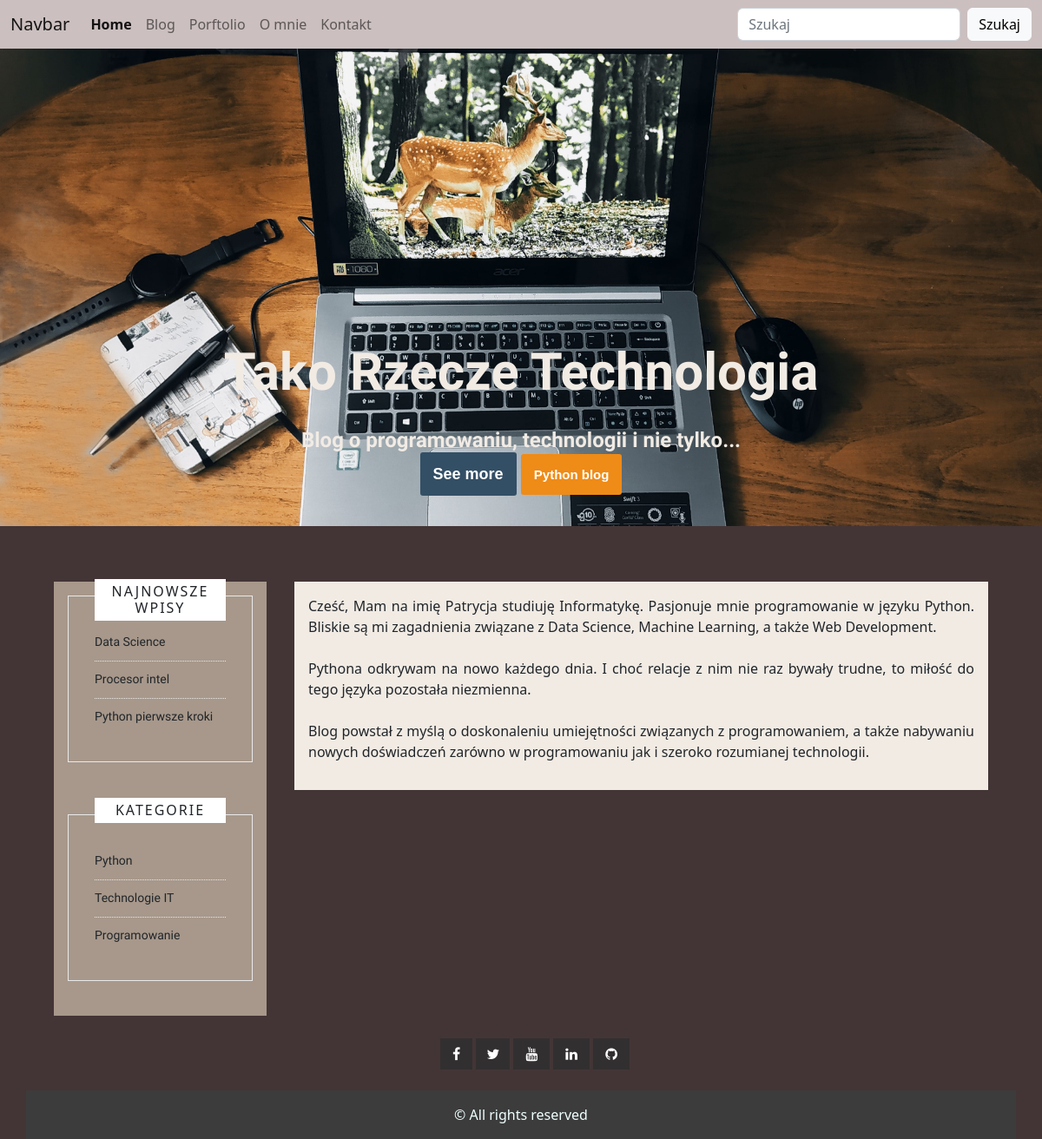
The page /o_mnie/ on the database its author committed.
### blog/models.py (models this page shows, shortened)
class Post (models.Model):
    autor = models.ForeignKey(Profile, on_delete=models.PROTECT)
    tytul = models.CharField(max_length=250)
    slug = models.SlugField(max_length=255, unique=True)
    tresc = models.TextField()
    data_utworzenia = models.DateTimeField(auto_now_add=True)
    data_modyfikacji = models.DateTimeField(auto_now=True)
    data_publikacji = models.DateTimeField(blank=True,null=True)
    czy_opublikowane = models.BooleanField(default=False)
    img = models.ImageField(upload_to='pictures',blank=True,null=True)
    kategoria = models.ForeignKey(Kategorie,on_delete=models.CASCADE)
    class Meta:
        ordering = ['-data_publikacji']

class Kategorie(models.Model):
    kategoria = models.CharField(max_length=150)

### blog/context_processor.py (called while the page is built)
def postlist(request):
    posts=Post.objects.all().order_by('-data_utworzenia')
    return {'posts':posts}

def kategorie_widok(request):
    kategorie = Kategorie.objects.all()
    return {'kategorie':kategorie}

### blog/templates/blog/omnie.html
{% extends 'blog/home.html' %}
{% block side %}
    {% for post in posts %}
        {% if  forloop.counter <= 5 %}
                <li><a href="{% url 'post_detail' post.slug  %}">{{post.tytul}}</a></li>
        {% endif %}
    {% endfor %}
{% endblock side %}
{% block secondside %}
{% for kategoria in kategorie %}
    <li class="cat-item cat-item-16"><a href="{% url 'kategorie' kategoria.id %}" name ='python'>{{kategoria.kategoria}}</a></li>
{% endfor %}
{% endblock secondside %}
{% block content %}
<p style="text-align:justify;">
    Cześć, Mam na imię Patrycja studiuję Informatykę. Pasjonuje mnie programowanie w języku Python.
    Bliskie są mi zagadnienia związane z Data Science, Machine Learning, a także Web Development.<br><br>
    Pythona odkrywam na nowo każdego dnia. I choć relacje z nim nie raz bywały trudne, to miłość do tego języka
    pozostała niezmienna.<br><br>
    Blog powstał z myślą o doskonaleniu umiejętności związanych z programowaniem, a także nabywaniu nowych
    doświadczeń zarówno w programowaniu jak i szeroko rozumianej technologii.
</p>
{% endblock content %}

### blog/static/css/styles.css (style rules this page uses)
body { font-family: 'Lato', sans-serif; color: #FFF; background: #322f30; -webkit-font-smoothing: antialiased; }
a { text-decoration: none; color: #fff; }
.widget ul li:first-child { border-top: none; padding-top: 10px; }
.widget ul li { position: relative; padding: 8px 0 10px; padding-top: 8px; border-top: 1px dotted #e9e9e9; font-family: 'Ubuntu'; }
.widget ul li a { font-size: 14px; color: inherit; text-decoration: none; }

### rows shown on the page
Post: tytul "Data Science"
Post: tytul "Procesor intel"
Post: tytul "Python pierwsze kroki"
Kategorie: kategoria "Python"
Kategorie: kategoria "Technologie IT"
Kategorie: kategoria "Programowanie"
